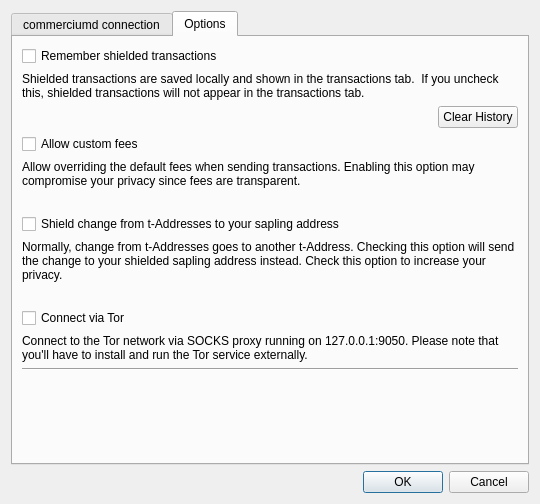
<?xml version="1.0" encoding="UTF-8"?>
<ui version="4.0">
 <class>Settings</class>
 <widget class="QDialog" name="Settings">
  <property name="geometry">
   <rect>
    <x>0</x>
    <y>0</y>
    <width>540</width>
    <height>504</height>
   </rect>
  </property>
  <property name="minimumSize">
   <size>
    <width>540</width>
    <height>500</height>
   </size>
  </property>
  <property name="windowTitle">
   <string>Settings</string>
  </property>
  <property name="modal">
   <bool>true</bool>
  </property>
  <layout class="QVBoxLayout" name="verticalLayout">
   <item>
    <widget class="QTabWidget" name="tabWidget">
     <property name="currentIndex">
      <number>1</number>
     </property>
     <widget class="QWidget" name="tab">
      <attribute name="title">
       <string>commerciumd connection</string>
      </attribute>
      <layout class="QVBoxLayout" name="verticalLayout_3">
       <item>
        <widget class="QLabel" name="confMsg">
         <property name="text">
          <string notr="true">&lt;html&gt;&lt;head/&gt;&lt;body&gt;&lt;p&gt;&lt;br/&gt;&lt;/p&gt;&lt;/body&gt;&lt;/html&gt;</string>
         </property>
         <property name="textInteractionFlags">
          <set>Qt::LinksAccessibleByMouse|Qt::TextSelectableByMouse</set>
         </property>
        </widget>
       </item>
       <item>
        <widget class="Line" name="line">
         <property name="orientation">
          <enum>Qt::Horizontal</enum>
         </property>
        </widget>
       </item>
       <item>
        <widget class="QLabel" name="label">
         <property name="minimumSize">
          <size>
           <width>60</width>
           <height>0</height>
          </size>
         </property>
         <property name="text">
          <string>Host</string>
         </property>
        </widget>
       </item>
       <item>
        <widget class="QLineEdit" name="hostname">
         <property name="placeholderText">
          <string/>
         </property>
        </widget>
       </item>
       <item>
        <widget class="QLabel" name="label_2">
         <property name="minimumSize">
          <size>
           <width>60</width>
           <height>0</height>
          </size>
         </property>
         <property name="text">
          <string>Port</string>
         </property>
        </widget>
       </item>
       <item>
        <widget class="QLineEdit" name="port">
         <property name="placeholderText">
          <string/>
         </property>
        </widget>
       </item>
       <item>
        <widget class="QLabel" name="label_3">
         <property name="minimumSize">
          <size>
           <width>60</width>
           <height>0</height>
          </size>
         </property>
         <property name="text">
          <string>RPC Username</string>
         </property>
        </widget>
       </item>
       <item>
        <widget class="QLineEdit" name="rpcuser"/>
       </item>
       <item>
        <widget class="QLabel" name="label_4">
         <property name="minimumSize">
          <size>
           <width>60</width>
           <height>0</height>
          </size>
         </property>
         <property name="text">
          <string>RPC Password</string>
         </property>
        </widget>
       </item>
       <item>
        <widget class="QLineEdit" name="rpcpassword"/>
       </item>
       <item>
        <layout class="QVBoxLayout" name="verticalLayout_2"/>
       </item>
       <item>
        <spacer name="verticalSpacer">
         <property name="orientation">
          <enum>Qt::Vertical</enum>
         </property>
         <property name="sizeHint" stdset="0">
          <size>
           <width>20</width>
           <height>40</height>
          </size>
         </property>
        </spacer>
       </item>
      </layout>
     </widget>
     <widget class="QWidget" name="tab_2">
      <attribute name="title">
       <string>Options</string>
      </attribute>
      <layout class="QGridLayout" name="gridLayout">
       <item row="10" column="0" colspan="2">
        <widget class="QLabel" name="lblTor">
         <property name="text">
          <string>Connect to the Tor network via SOCKS proxy running on 127.0.0.1:9050. Please note that you'll have to install and run the Tor service externally.</string>
         </property>
         <property name="wordWrap">
          <bool>true</bool>
         </property>
        </widget>
       </item>
       <item row="2" column="1">
        <widget class="QPushButton" name="btnClearSaved">
         <property name="text">
          <string>Clear History</string>
         </property>
        </widget>
       </item>
       <item row="1" column="0" colspan="2">
        <widget class="QLabel" name="label_5">
         <property name="text">
          <string>Shielded transactions are saved locally and shown in the transactions tab.  If you uncheck this, shielded transactions will not appear in the transactions tab.</string>
         </property>
         <property name="wordWrap">
          <bool>true</bool>
         </property>
        </widget>
       </item>
       <item row="2" column="0">
        <spacer name="horizontalSpacer">
         <property name="orientation">
          <enum>Qt::Horizontal</enum>
         </property>
         <property name="sizeHint" stdset="0">
          <size>
           <width>40</width>
           <height>20</height>
          </size>
         </property>
        </spacer>
       </item>
       <item row="0" column="0" colspan="2">
        <widget class="QCheckBox" name="chkSaveTxs">
         <property name="text">
          <string>Remember shielded transactions</string>
         </property>
        </widget>
       </item>
       <item row="3" column="0">
        <widget class="QCheckBox" name="chkCustomFees">
         <property name="text">
          <string>Allow custom fees</string>
         </property>
        </widget>
       </item>
       <item row="7" column="0" colspan="2">
        <widget class="QLabel" name="label_7">
         <property name="text">
          <string>Normally, change from t-Addresses goes to another t-Address. Checking this option will send the change to your shielded sapling address instead. Check this option to increase your privacy.</string>
         </property>
         <property name="wordWrap">
          <bool>true</bool>
         </property>
        </widget>
       </item>
       <item row="11" column="0" colspan="2">
        <widget class="Line" name="line_2">
         <property name="orientation">
          <enum>Qt::Horizontal</enum>
         </property>
        </widget>
       </item>
       <item row="12" column="0" colspan="2">
        <spacer name="verticalSpacer_2">
         <property name="orientation">
          <enum>Qt::Vertical</enum>
         </property>
         <property name="sizeHint" stdset="0">
          <size>
           <width>20</width>
           <height>40</height>
          </size>
         </property>
        </spacer>
       </item>
       <item row="4" column="0" colspan="2">
        <widget class="QLabel" name="label_6">
         <property name="text">
          <string>Allow overriding the default fees when sending transactions. Enabling this option may compromise your privacy since fees are transparent. </string>
         </property>
         <property name="wordWrap">
          <bool>true</bool>
         </property>
        </widget>
       </item>
       <item row="6" column="0" colspan="2">
        <widget class="QCheckBox" name="chkAutoShield">
         <property name="text">
          <string>Shield change from t-Addresses to your sapling address</string>
         </property>
        </widget>
       </item>
       <item row="5" column="0">
        <widget class="QLabel" name="label_8">
         <property name="text">
          <string/>
         </property>
        </widget>
       </item>
       <item row="9" column="0">
        <widget class="QCheckBox" name="chkTor">
         <property name="text">
          <string>Connect via Tor</string>
         </property>
        </widget>
       </item>
       <item row="8" column="0">
        <widget class="QLabel" name="label_10">
         <property name="text">
          <string notr="true"/>
         </property>
        </widget>
       </item>
      </layout>
     </widget>
    </widget>
   </item>
   <item>
    <widget class="QDialogButtonBox" name="buttonBox">
     <property name="orientation">
      <enum>Qt::Horizontal</enum>
     </property>
     <property name="standardButtons">
      <set>QDialogButtonBox::Cancel|QDialogButtonBox::Ok</set>
     </property>
    </widget>
   </item>
  </layout>
 </widget>
 <resources/>
 <connections>
  <connection>
   <sender>buttonBox</sender>
   <signal>accepted()</signal>
   <receiver>Settings</receiver>
   <slot>accept()</slot>
   <hints>
    <hint type="sourcelabel">
     <x>248</x>
     <y>254</y>
    </hint>
    <hint type="destinationlabel">
     <x>157</x>
     <y>274</y>
    </hint>
   </hints>
  </connection>
  <connection>
   <sender>buttonBox</sender>
   <signal>rejected()</signal>
   <receiver>Settings</receiver>
   <slot>reject()</slot>
   <hints>
    <hint type="sourcelabel">
     <x>316</x>
     <y>260</y>
    </hint>
    <hint type="destinationlabel">
     <x>286</x>
     <y>274</y>
    </hint>
   </hints>
  </connection>
 </connections>
</ui>
